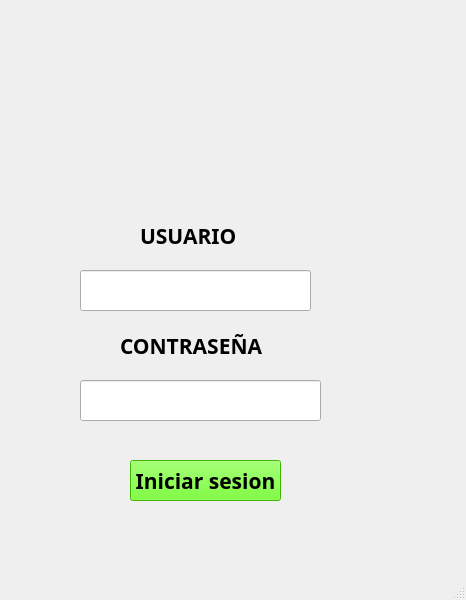
<?xml version="1.0" encoding="UTF-8"?>
<ui version="4.0">
 <class>MainWindow</class>
 <widget class="QMainWindow" name="MainWindow">
  <property name="geometry">
   <rect>
    <x>0</x>
    <y>0</y>
    <width>466</width>
    <height>600</height>
   </rect>
  </property>
  <property name="windowTitle">
   <string>MainWindow</string>
  </property>
  <widget class="QWidget" name="centralwidget">
   <widget class="QLabel" name="label_2">
    <property name="geometry">
     <rect>
      <x>120</x>
      <y>330</y>
      <width>151</width>
      <height>31</height>
     </rect>
    </property>
    <property name="font">
     <font>
      <family>Agency FB</family>
      <pointsize>16</pointsize>
      <weight>75</weight>
      <bold>true</bold>
     </font>
    </property>
    <property name="text">
     <string>CONTRASEÑA</string>
    </property>
   </widget>
   <widget class="QLabel" name="label_3">
    <property name="geometry">
     <rect>
      <x>140</x>
      <y>220</y>
      <width>151</width>
      <height>31</height>
     </rect>
    </property>
    <property name="font">
     <font>
      <family>Agency FB</family>
      <pointsize>16</pointsize>
      <weight>75</weight>
      <bold>true</bold>
     </font>
    </property>
    <property name="text">
     <string>USUARIO</string>
    </property>
   </widget>
   <widget class="QLineEdit" name="txtUsuario">
    <property name="geometry">
     <rect>
      <x>80</x>
      <y>270</y>
      <width>231</width>
      <height>41</height>
     </rect>
    </property>
   </widget>
   <widget class="QLineEdit" name="txtPassword">
    <property name="geometry">
     <rect>
      <x>80</x>
      <y>380</y>
      <width>241</width>
      <height>41</height>
     </rect>
    </property>
    <property name="echoMode">
     <enum>QLineEdit::Password</enum>
    </property>
   </widget>
   <widget class="QPushButton" name="btnIniciar">
    <property name="geometry">
     <rect>
      <x>130</x>
      <y>460</y>
      <width>151</width>
      <height>41</height>
     </rect>
    </property>
    <property name="font">
     <font>
      <family>Agency FB</family>
      <pointsize>16</pointsize>
      <weight>75</weight>
      <bold>true</bold>
     </font>
    </property>
    <property name="styleSheet">
     <string notr="true">background-color: rgb(85, 255, 0);</string>
    </property>
    <property name="text">
     <string>Iniciar sesion</string>
    </property>
   </widget>
   <widget class="QLabel" name="label">
    <property name="geometry">
     <rect>
      <x>0</x>
      <y>20</y>
      <width>421</width>
      <height>191</height>
     </rect>
    </property>
    <property name="text">
     <string/>
    </property>
    <property name="pixmap">
     <pixmap>../Img/Login.png</pixmap>
    </property>
    <property name="scaledContents">
     <bool>true</bool>
    </property>
   </widget>
  </widget>
  <widget class="QMenuBar" name="menubar">
   <property name="geometry">
    <rect>
     <x>0</x>
     <y>0</y>
     <width>466</width>
     <height>26</height>
    </rect>
   </property>
  </widget>
  <widget class="QStatusBar" name="statusbar"/>
 </widget>
 <resources/>
 <connections/>
</ui>
